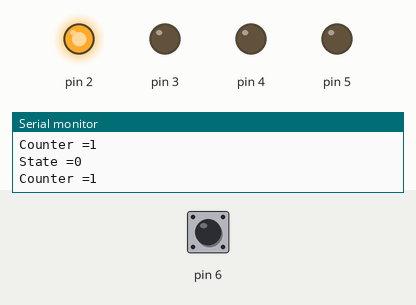
A sketch run on a simulated Arduino Uno, built with avr-gcc and run on an emulated ATmega328P. Shown: output pins drawn as LEDs (lit = HIGH), the last lines printed to the serial monitor. Inputs (shaded band) come from the test bench; at power-on: pin 6 HIGH.

Above: at 1.2 s.
1.3 s: pin 6 pulled LOW for 0.15 s
At 2.5 s:
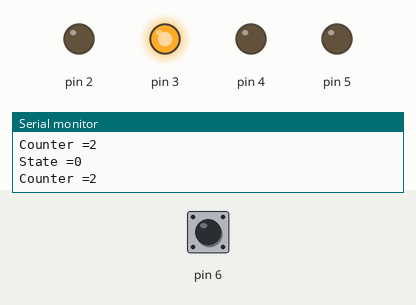
2.9 s: pin 6 pulled LOW for 1 s
At 3.9 s:
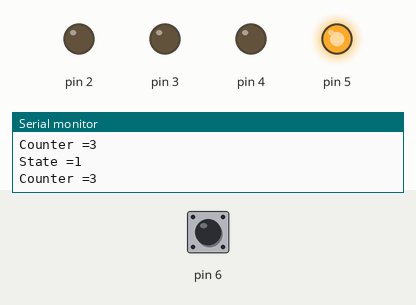
5.4 s: pin 6 pulled LOW for 0.15 s
At 6.6 s:
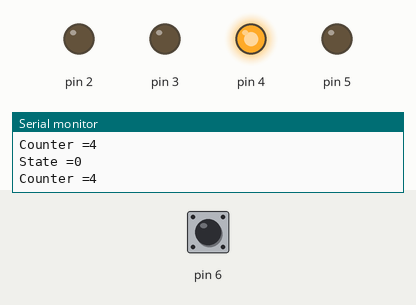
7.0 s: pin 6 pulled LOW for 3.2 s
At 8.1 s:
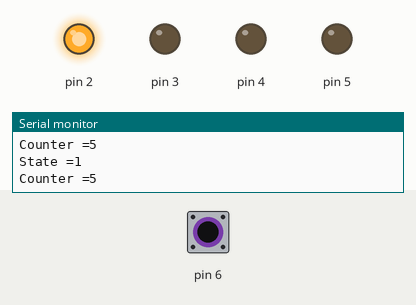
Timing chart, 0 to 10.0 s (numbered marks = the images above; inputs shaded):
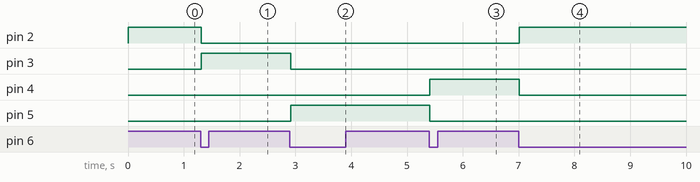

Measured:
- after the input at 1.3 s, pin 2: HIGH → LOW at once; pin 3: LOW → HIGH at once
- after the input at 2.9 s, pin 3: HIGH → LOW at once; pin 5: LOW → HIGH at once
- after the input at 5.4 s, pin 4: LOW → HIGH at once; pin 5: HIGH → LOW at once
- after the input at 7.0 s, pin 2: LOW → HIGH at once; pin 4: HIGH → LOW at once

The sketch:

4led.ino
```cpp
/*
Goal: button light chaser
Themes:  Multiple classes and objects
*/

#include "led.h"  //include Classes
#include "pushbutton.h"

/* create objects*/
led One(2);
led Two(3);
led Three(5);
led Four(4);
pb push(6);

/* initializing steps for objects*/
void setup() {
  push.init();
  One.init();
  Two.init();
  Three.init();
  Four.init();
}


/* code for button light chaser*/
void loop() {
  push.pressed();              // call pressed function
  switch (push.count() % 4) {  //if remainder of push count is... 1 , 2 , 3 , 0
    case 1:
      // statements
      One.on();
      Two.off();
      Three.off();
      Four.off();

      break;
    case 2:
      // statements
      One.off();
      Two.on();
      Three.off();
      Four.off();
      break;
    case 3:
      // statements
      One.off();
      Two.off();
      Three.on();
      Four.off();
      break;
    case 0:
      // statements
      One.off();
      Two.off();
      Three.off();
      Four.on();
      break;
    default:
      // statements
      One.off();
      Two.off();
      Three.off();
      Four.off();
      break;
  }
  push.print();  //Serial print state and push count
}
```

led.cpp
```cpp
/*
Goal: Definittions for led class
Themes: class
*/

#include "led.h"
led::led(int pin) {  // def of class constructor led
  this->pin = pin;   // private pin is equal to arhuement pin
}
void led::init() {       //def of init func
  pinMode(pin, OUTPUT);  //define pin as output
}
void led::off() {        //def of off func
  digitalWrite(pin, 0);  // pin output low
}
void led::on() {         //def of on func
  digitalWrite(pin, 1);  // pin output high
}
```

led.h
```cpp
/*
Goal: interface for led class
Themes: class
*/

#ifndef led_h
#define led_h
#include <Arduino.h>
class led {  //declare led class
private:
  int pin;  // pin parameter

public:
  led();         // overload constructor
  led(int pin);  //constructor
  void on();     //on function
  void off();    //off function
  void init();   // init function
};
#endif
```

pushbutton.cpp
```cpp
/*
Goal: definitions for pb class
Themes: class
*/

#include "pushbutton.h"

pb::pb(int pin) {   //Definition of class constructor pb
  this->pin = pin;  // private pin is equal to argument pin
}
void pb::init() {              //definitiion of init method
  pinMode(pin, INPUT_PULLUP);  //initialise pin as input pullup
  Serial.begin(9600);          // intitialise serial moniter
}


bool pb::pressed() {  //definition of pressed method
  // read the state of the switch into a local variable:
  int debounceDelay = 50;            //declaring debounce delay with value 50
  int lastDebounceTime;              //declaring variable used to store last debounce time
  bool buttonState;                  //declaring variable used to store buttonstate
  bool lastButtonState = 0;          // declaring variable used to store lats button state defaulted at 0
  bool reading = !digitalRead(pin);  //declaring variable reading used to save value of pushbutton

  // check to see if you just pressed the button
  // (i.e. the input went from LOW to HIGH), and you've waited long enough
  // since the last press to ignore any noise:

  // If the switch changed, due to noise or pressing:
  if (reading != lastButtonState) {
    // reset the debouncing timer
    unsigned long lastDebounceTime = millis();
  }

  if ((millis() - lastDebounceTime) > debounceDelay) {
    // whatever the reading is at, it's been there for longer than the debounce
    // delay, so take it as the actual current state:

    // if the button state has changed:
    if (reading != buttonState) {
      buttonState = reading;  //save the value of reading to buttonstate
    }
  }
  // save the reading. Next time through the loop, it'll be the lastButtonState:
  lastButtonState = reading;  //save the value of reading to last button state
  state = buttonState;        // save the value of buttonstate to the private property state
  return buttonState;         // return the value of button state
}

int pb::count() {  //definition of count method

  if (state == 1 && Stopper == 0) {  // if button is pressed and stopper value is 0,
                                     //is activated once when the button is pressed(aka not continuously)
    Stopper = 1;                     //sets stopper true
    counter++;                       // add one to private property counter
  }
  if (state == 0) {  //if button is not pressed (activated continuously)
    Stopper = 0;     // sets stoper false
  }
  return counter;  // returns the value of counter
}
void pb::print() {            //defining method print
  Serial.print("State =");    //print state =
  Serial.println(state);      //print the value of state
  Serial.print("Counter =");  //print counter =
  Serial.println(counter);    //print the value of coungter
}
```

pushbutton.h
```cpp
/*
Goal: interface for pb class
Themes: class
*/

#ifndef pushbutton_h//if pb class is not yet defined
#define pushbutton_h// define pb class
#include <Arduino.h>//include default arduino library
class pb{//declase pb class
private:// only avaiable in class
int pin;//declare pin property
bool Stopper=0;//declare bool stopper property default at 0
int counter=0;// declare counter property default at 0
bool state;// declare state property
public://available outside class
pb();//overlaod class constructor
pb(int pin);//class constructor pb with argument pin

void init();//declares method init returns void
bool pressed();//declares method pressed returns bool
int count();//declares method count returns integer
void print();//declares method print returns void
};


#endif
```
